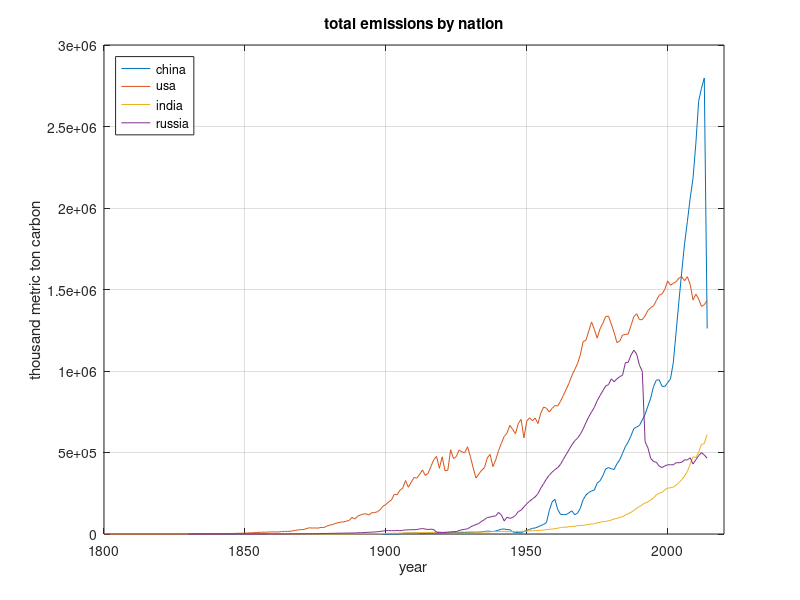
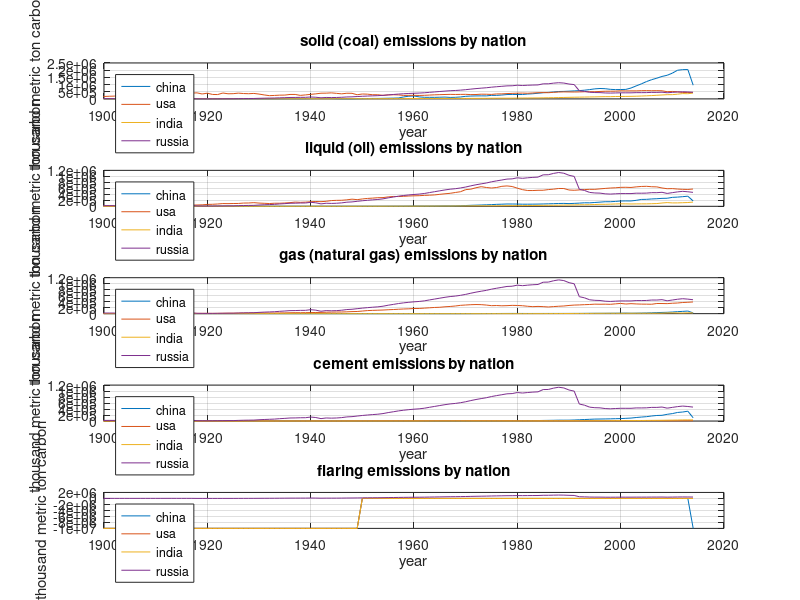

Write the MATLAB code that produced these figures, in order.
% plot_national_ff.mat
%
% script to plot different types of emissions from different countries
%
% julia dohner
% may 15, 2018
%
% 						
% Data Source: Tom Boden and Bob Andres (Oak Ridge National Laboratory); 
% Gregg Marland (Appalachian State University)									
% DOI: 10.3334/CDIAC/00001_V2017	


% format of columns being read in from .csv files:
%Nation	
%Year	
%Total CO2 emissions from fossil-fuels and cement production (thousand metric tons of C)	
%Emissions from solid fuel consumption	
%Emissions from liquid fuel consumption	
%Emissions from gas fuel consumption	
%Emissions from cement production	
%Emissions from gas flaring	Per capita CO2 emissions (metric tons of carbon)	
%Emissions from bunker fuels (not included in the totals)

addpath(genpath(...
    '/Users/juliadohner/Documents/MATLAB/JLDedits_Rafelski_LandOceanModel/v3_params_match/LU_FF_untangle/nationalFFdata'));
% top 10: 1. china, 2. usa, 3. india, 4. russia, 5. japan, 6. germany

% units in thousand metric tons
% 1 thousand metric ton C = 10e-6 PgC
china = csvread('china_emissions.csv');
china_total = [china(:,1) china(:,2)];
china_solid = [china(:,1) china(:,3)];
china_liquid = [china(:,1) china(:,4)];
china_gas = [china(:,1) china(:,5)];
china_cement = [china(:,1) china(:,6)];
china_flaring = [china(:,1) china(:,7)];

usa = csvread('usa_emissions.csv');
usa_total = [usa(:,1) usa(:,2)];
usa_solid = [usa(:,1) usa(:,3)];
usa_liquid = [usa(:,1) usa(:,4)];
usa_gas = [usa(:,1) usa(:,5)];
usa_cement = [usa(:,1) usa(:,6)];
usa_flaring = [usa(:,1) usa(:,7)];

india = csvread('india_emissions.csv');
india_total = [india(:,1) india(:,2)];
india_solid = [india(:,1) india(:,3)];
india_liquid = [india(:,1) india(:,4)];
india_gas = [india(:,1) india(:,5)];
india_cement = [india(:,1) india(:,6)];
india_flaring = [india(:,1) india(:,7)];

russia = csvread('ussr_russia_emissions.csv');
russia_total = [russia(:,1) russia(:,2)];
russia_solid = [russia(:,1) russia(:,2)];
russia_liquid = [russia(:,1) russia(:,2)];
russia_gas = [russia(:,1) russia(:,2)];
russia_cement = [russia(:,1) russia(:,2)];
russia_flaring = [russia(:,1) russia(:,2)];

figure
plot(china_total(:,1),china_total(:,2),usa_total(:,1),usa_total(:,2), ...
    india_total(:,1),india_total(:,2),russia_total(:,1),russia_total(:,2));
title('total emissions by nation');
legend('china','usa','india','russia','location','northwest');
ylabel('thousand metric ton carbon');
xlabel('year');
xlim([1800 2020])
grid

% Coal is a solid ff formed over millions of yrs by decay of land vegetation. 
figure
subplot(5,1,1)
plot(china_solid(:,1),china_solid(:,2),usa_solid(:,1),usa_solid(:,2), ...
    india_solid(:,1),india_solid(:,2),russia_solid(:,1),russia_solid(:,2));
title('solid (coal) emissions by nation');
legend('china','usa','india','russia','location','northwest');
ylabel('thousand metric ton carbon');
xlabel('year');
xlim([1900 2020])
grid

% Oil is a liquid ff, formed from the remains of marine microorgs deposited on the sea floor.
subplot(5,1,2)
plot(china_liquid(:,1),china_liquid(:,2),usa_liquid(:,1),usa_liquid(:,2), ...
    india_liquid(:,1),india_liquid(:,2),russia_liquid(:,1),russia_liquid(:,2));
title('liquid (oil) emissions by nation');
legend('china','usa','india','russia','location','northwest');
ylabel('thousand metric ton carbon');
xlabel('year');
grid
xlim([1900 2020])

% Natural gas is a gaseous ff, relatively clean compared to coal and oil. 
subplot(5,1,3)
plot(china_gas(:,1),china_gas(:,2),usa_gas(:,1),usa_gas(:,2), ...
    india_gas(:,1),india_gas(:,2),russia_gas(:,1),russia_gas(:,2));
title('gas (natural gas) emissions by nation');
legend('china','usa','india','russia','location','northwest');
ylabel('thousand metric ton carbon');
xlabel('year');
grid
xlim([1900 2020])

% co2 emissions through calcination rxn to produce cement
subplot(5,1,4)
plot(china_cement(:,1),china_cement(:,2),usa_cement(:,1),usa_cement(:,2), ...
    india_cement(:,1),india_cement(:,2),russia_cement(:,1),russia_cement(:,2));
title('cement emissions by nation');
legend('china','usa','india','russia','location','northwest');
ylabel('thousand metric ton carbon');
xlabel('year');
grid
xlim([1900 2020])

% burning off flammable gas released by pressure relief valves in
% industrial plants
subplot(5,1,5)
plot(china_flaring(:,1),china_flaring(:,2),usa_flaring(:,1),usa_flaring(:,2), ...
    india_flaring(:,1),india_flaring(:,2),russia_flaring(:,1),russia_flaring(:,2));
title('flaring emissions by nation');
legend('china','usa','india','russia','location','northwest');
ylabel('thousand metric ton carbon');
xlabel('year');
grid
xlim([1900 2020])
